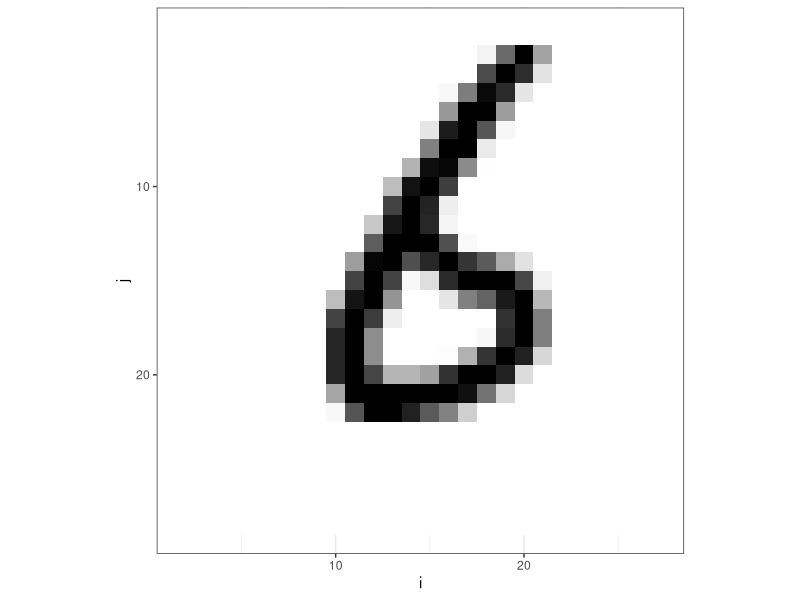

R code for this plot:
## ---- chunk 1
library("dplyr")
library("ggplot2")
library("gganimate")
library("readr")
library("reshape2")
theme_set(theme_bw())
## ---- chunk 2
x0 <- read_csv("data/vae/x0.csv")
z_samples <- read_csv("data/vae/z_samples.csv")
z_interp <- read_csv("data/vae/z_interp.csv")
x_hat <- read_csv("data/vae/x_hat.csv")
## ---- chunk 3
z_interp$index <- seq_len(nrow(z_interp))
mz_interp <- melt(z_interp, id.vars = "index")

ggplot(mz_interp) +
  geom_segment(aes(x = variable, xend = variable, yend = value, y = 0)) +
  geom_point(aes(x = variable, y = value)) +
  labs(y = "z", x = "Dimension") +
  transition_time(index)
## ---- chunk 4
head(x_hat)
x_hat$index <- seq_len(nrow(x_hat))
mx_hat <- melt(x_hat, id.vars = "index") %>%
  arrange(index) %>%
  mutate(
    variable = as.numeric(variable),
    i = rep(seq_len(28), 28 * nrow(x_hat)),
    j = floor(variable / 28) + 1
  )

ggplot(mx_hat) +
  geom_raster(aes(x = i, y = j, fill = value)) +
  scale_y_reverse(expand = c(0, 0)) +
  scale_x_continuous(expand = c(0, 0)) +
  coord_fixed() +
  scale_fill_gradient(low = "white", high = "black") +
  theme(legend.position = "none") +
  transition_time(index)
## ---- chunk 5
x0$index <- 1:nrow(x0)
x0 <- x0[1:10, ]
mx0 <- melt(x0, id.vars = "index") %>%
  arrange(index) %>%
  mutate(
    variable = as.numeric(variable),
    i = rep(seq_len(28), 28 * nrow(x0)),
    j = floor(variable / 28) + 1
  )

ggplot(mx0) +
  geom_raster(aes(x = i, y = j, fill = value)) +
  scale_y_reverse(expand = c(0, 0)) +
  scale_x_continuous(expand = c(0, 0)) +
  coord_fixed() +
  scale_fill_gradient(low = "white", high = "black") +
  theme(legend.position = "none")
